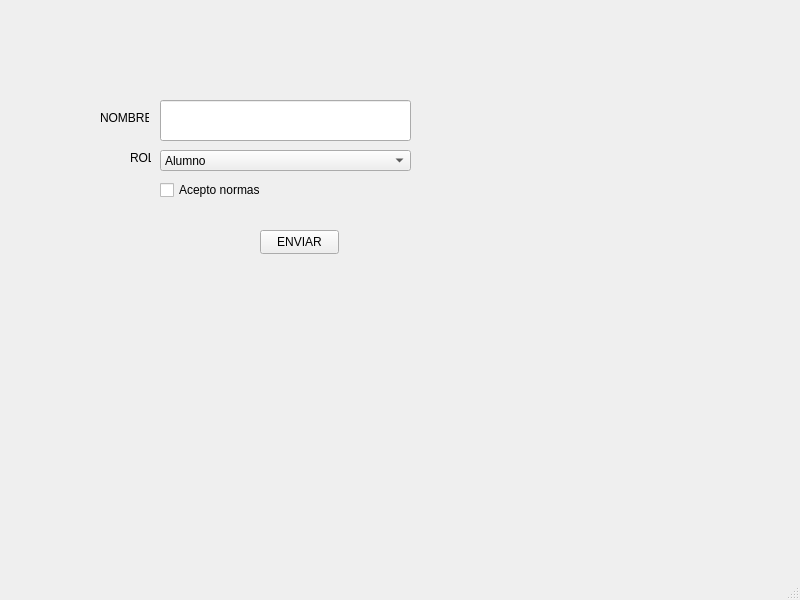
<?xml version="1.0" encoding="UTF-8"?>
<ui version="4.0">
 <class>MainWindow</class>
 <widget class="QMainWindow" name="MainWindow">
  <property name="geometry">
   <rect>
    <x>0</x>
    <y>0</y>
    <width>800</width>
    <height>600</height>
   </rect>
  </property>
  <property name="windowTitle">
   <string>MainWindow</string>
  </property>
  <widget class="QWidget" name="centralwidget">
   <widget class="QLineEdit" name="lineNombre">
    <property name="geometry">
     <rect>
      <x>160</x>
      <y>100</y>
      <width>251</width>
      <height>41</height>
     </rect>
    </property>
   </widget>
   <widget class="QComboBox" name="comboRol">
    <property name="geometry">
     <rect>
      <x>160</x>
      <y>150</y>
      <width>251</width>
      <height>21</height>
     </rect>
    </property>
    <item>
     <property name="text">
      <string>Alumno</string>
     </property>
    </item>
    <item>
     <property name="text">
      <string>Profe</string>
     </property>
    </item>
    <item>
     <property name="text">
      <string>Invitado</string>
     </property>
    </item>
   </widget>
   <widget class="QLabel" name="lblNombre">
    <property name="geometry">
     <rect>
      <x>100</x>
      <y>110</y>
      <width>49</width>
      <height>16</height>
     </rect>
    </property>
    <property name="text">
     <string>NOMBRE:</string>
    </property>
   </widget>
   <widget class="QLabel" name="lblRol">
    <property name="geometry">
     <rect>
      <x>130</x>
      <y>150</y>
      <width>21</width>
      <height>16</height>
     </rect>
    </property>
    <property name="text">
     <string>ROL:</string>
    </property>
   </widget>
   <widget class="QCheckBox" name="checkNormas">
    <property name="geometry">
     <rect>
      <x>160</x>
      <y>180</y>
      <width>181</width>
      <height>20</height>
     </rect>
    </property>
    <property name="text">
     <string>Acepto normas</string>
    </property>
   </widget>
   <widget class="QPushButton" name="btnEnviar">
    <property name="geometry">
     <rect>
      <x>260</x>
      <y>230</y>
      <width>79</width>
      <height>24</height>
     </rect>
    </property>
    <property name="text">
     <string>ENVIAR</string>
    </property>
   </widget>
  </widget>
  <widget class="QMenuBar" name="menubar">
   <property name="geometry">
    <rect>
     <x>0</x>
     <y>0</y>
     <width>800</width>
     <height>33</height>
    </rect>
   </property>
  </widget>
  <widget class="QStatusBar" name="statusbar"/>
 </widget>
 <resources/>
 <connections/>
</ui>
